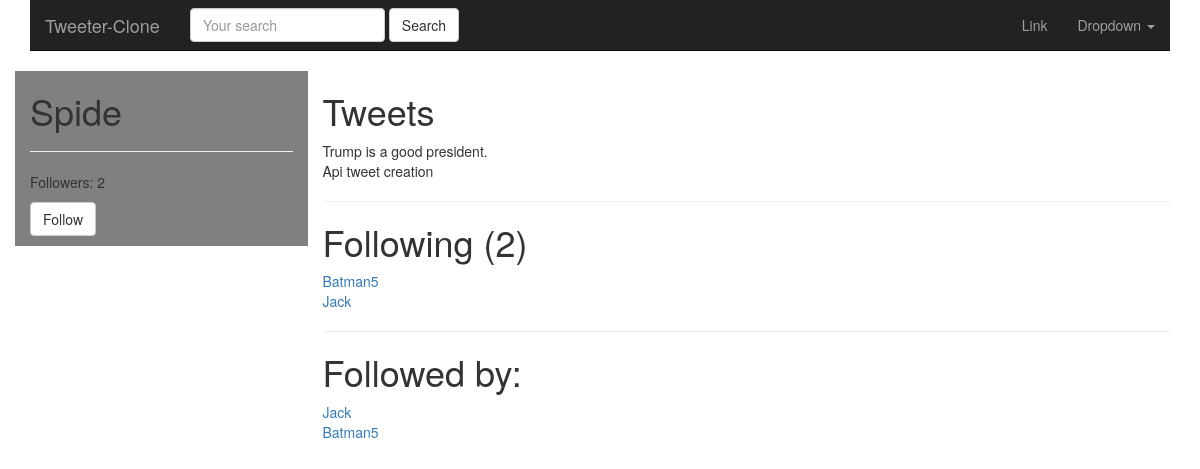
Before: /Spide/ (signed in) with the older database file.
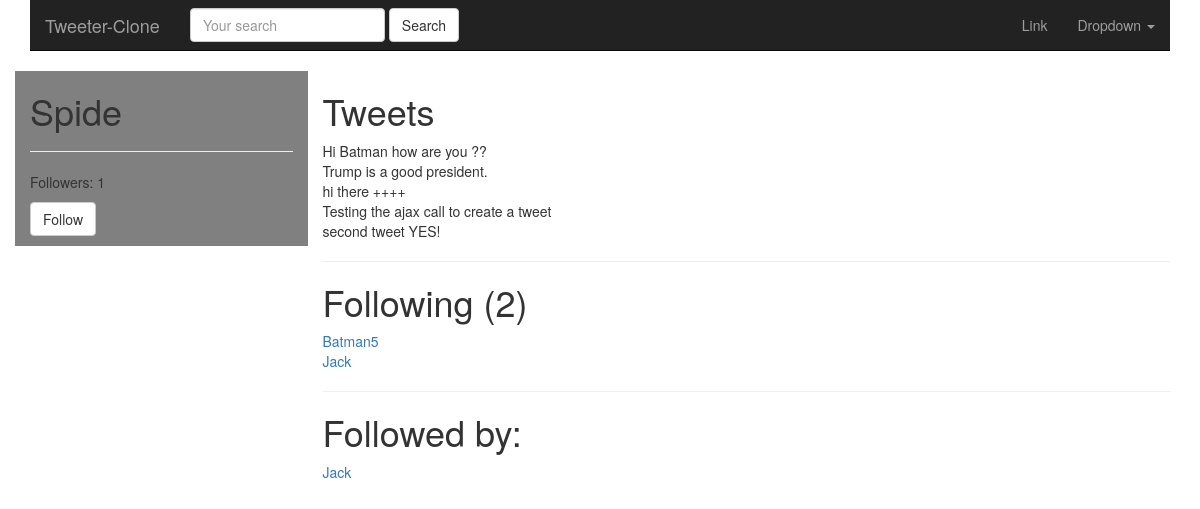
After: the same page with the newer database file.
### tweets/models.py (models this page shows, shortened)
class Tweet(models.Model):
    user        = models.ForeignKey(settings.AUTH_USER_MODEL)
    content     = models.CharField(max_length=255, validators=[validate_content])
    updated     = models.DateTimeField(auto_now=True)
    timestamp   = models.DateTimeField(auto_now_add=True)
    def __str__(self):
        return self.content
    class Meta:
        ordering = ['-timestamp']

### accounts/models.py (models this page shows, shortened)
class UserProfile(models.Model):
    user        = models.OneToOneField(settings.AUTH_USER_MODEL,
                                        related_name='profile')
    following   = models.ManyToManyField(settings.AUTH_USER_MODEL,
                                        blank=True,
                                        related_name='followed_by')
    objects = UserProfileManager()  # UserProfile.objects.all()
    def get_following(self):
        users = self.following.all()
        return users.exclude(username=self.user.username)
    def get_follow_url(self):
        return reverse_lazy('profiles:follow', kwargs={'username':self.user.username})

### accounts/views.py (the view)
# urls.py: url(r'^(?P<username>[\w.@+-]+)/$', UserDetailView.as_view(), name='detail'),
class UserDetailView(DetailView):
    template_name = 'accounts/user_detail.html'
    queryset = User.objects.all()
    def get_object(self):
        return get_object_or_404(
                                User,
                                username__iexact=self.kwargs.get('username')
                                )
    def get_context_data(self, *args, **kwargs):
        context = super(UserDetailView, self).get_context_data(*args, **kwargs)
        following = UserProfile.objects.is_following(self.request.user, self.get_object())
        context['following'] = following
        return context

### accounts/models.py (called while the page is built)
    def all(self):
        qs = self.get_queryset().all()
        try:
            if self.instance:
                qs = qs.exclude(user=self.instance)
        except:
            pass
        return qs

    def is_following(self, user, followed_by_user):
        user_profile, created = UserProfile.objects.get_or_create(user=user)
        if created:
            return False
        if followed_by_user in user_profile.following.all():
            return True
        return False

### accounts/templates/accounts/user_detail.html (shortened to what this page needs)
{% extends "base.html" %}
{% block content %}
<div class='row'>
    <div class='col-sm-3 col-xs-12' style='background-color:grey;'>
        <h1>{{ object.username }} </h1>
        <hr>
        <p>Followers: {{ object.followed_by.count }}</p>
        <p>
          <a class="btn btn-default" href="{{ object.profile.get_follow_url }}">
            {% if following %}Unfollow{% else %}Follow{% endif %}
          </a>
        </p>
    </div>
    <div class='col-sm-9 col-xs-12'>
         <h1>Tweets</h1>
         {% for tweet in object.tweet_set.all %}
         {{ tweet }}<br/>
         {% endfor %}
         <hr>
         <h1>Following ({{ object.profile.get_following.count }})</h1>
         {% for user in object.profile.get_following %}
         <a href="/{{ user.username }}">{{ user.username }}</a><br/>
         {% empty %}
         <h4>Not following any users</h4>
         {% endfor %}
         <hr>
         <h1>Followed by:</h1>
         {% for profile in object.followed_by.all %}
         <a href="/{{ profile.user.username }}">{{ profile.user.username }}</a><br/>
         {% empty %}
         <h4>Not followed by any users</h4>
         {% endfor %}
    </div>
</div>
{% endblock content %}

Changed rows visible on the page:
no longer on this page (row edited): Tweet: content "Api tweet creation"
no longer on this page (row unchanged): UserProfile: user.username "Batman5"
added Tweet: content "Hi Batman how are you ??"
now on this page (row edited): Tweet: content "hi there ++++"
now on this page (row edited): Tweet: content "Testing the ajax call to create a tweet"
now on this page (row edited): Tweet: content "second tweet YES!"
Other visible differences:
{{ object.followed_by.count }}: "2" → "1"
